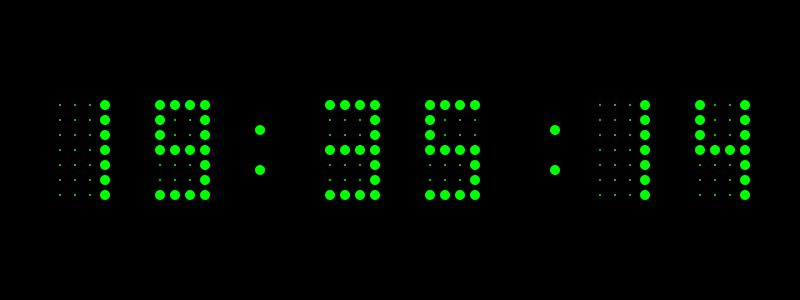
Frame 1 (no input)
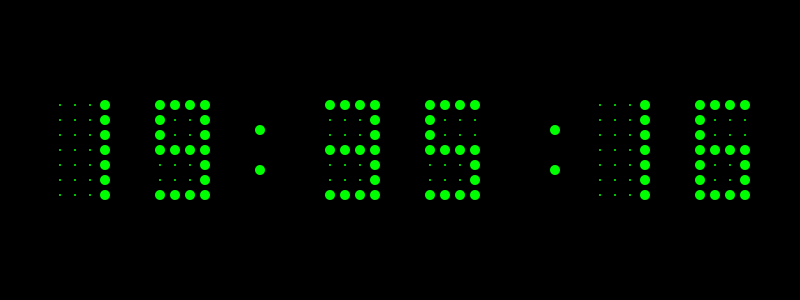
Frame 60 (the mouse pressed at the canvas centre just before this capture)
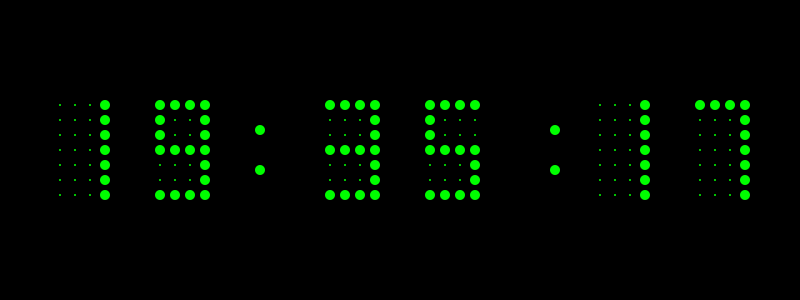
Frame 120 (the mouse held since frame 60 and released just before this capture)

The Processing sketch that drew these frames (run headless with seeded random() and noise(); from frame 60 on, the mouse is pressed at the canvas centre):

// Processing sketch: hatten1
// ── hatten1.pde
void setup(){
  size(800,300);
  noStroke();
}

void draw(){
  background(0);
  fill(0,255,0);

int  h = hour();
int  m = minute();
int  s = second();


   dD(60,height/2-45,h/10);
   dD(160,height/2-45,h%10);
   ellipse(260,height/2+20,10,10);
   ellipse(260,height/2-20,10,10);
   dD(330,height/2-45,m/10);
   dD(430,height/2-45,m%10);
   ellipse(555,height/2+20,10,10);
   ellipse(555,height/2-20,10,10);
   dD(600,height/2-45,s/10);
   dD(700,height/2-45,s%10);
}



void dD(int x, int y,int n){
    int[][] digit ={{1,1,1,1,
                     1,0,0,1,
                     1,0,0,1,
                     1,0,0,1,
                     1,0,0,1,
                     1,0,0,1,
                     1,1,1,1},//0
                    {0,0,0,1,
                     0,0,0,1,
                     0,0,0,1,
                     0,0,0,1,
                     0,0,0,1,
                     0,0,0,1,
                     0,0,0,1},//1
                    {1,1,1,1,
                     0,0,0,1,
                     0,0,0,1,
                     1,1,1,1,
                     1,0,0,0,
                     1,0,0,0,
                     1,1,1,1},//2
                     {1,1,1,1,
                     0,0,0,1,
                     0,0,0,1,
                     1,1,1,1,
                     0,0,0,1,
                     0,0,0,1,
                     1,1,1,1},//3
                     {1,0,0,1,
                     1,0,0,1,
                     1,0,0,1,
                     1,1,1,1,
                     0,0,0,1,
                     0,0,0,1,
                     0,0,0,1},//4
                     {1,1,1,1,
                     1,0,0,0,
                     1,0,0,0,
                     1,1,1,1,
                     0,0,0,1,
                     0,0,0,1,
                     1,1,1,1},//5
                     {1,1,1,1,
                     1,0,0,0,
                     1,0,0,0,
                     1,1,1,1,
                     1,0,0,1,
                     1,0,0,1,
                     1,1,1,1},//6
                     {1,1,1,1,
                     0,0,0,1,
                     0,0,0,1,
                     0,0,0,1,
                     0,0,0,1,
                     0,0,0,1,
                     0,0,0,1},//7
                     {1,1,1,1,
                     1,0,0,1,
                     1,0,0,1,
                     1,1,1,1,
                     1,0,0,1,
                     1,0,0,1,
                     1,1,1,1},//8
                     {1,1,1,1,
                     1,0,0,1,
                     1,0,0,1,
                     1,1,1,1,
                     0,0,0,1,
                     0,0,0,1,
                     1,1,1,1}};//9

int d = 15;
for(int i = 0; i <28; i++){
  if(digit[n][i] ==1){
ellipse(x+i%4*d,y+i/4*d,10,10);
  }else{
    ellipse(x+i%4*d,y+i/4*d,2,2);

  }
}
}
